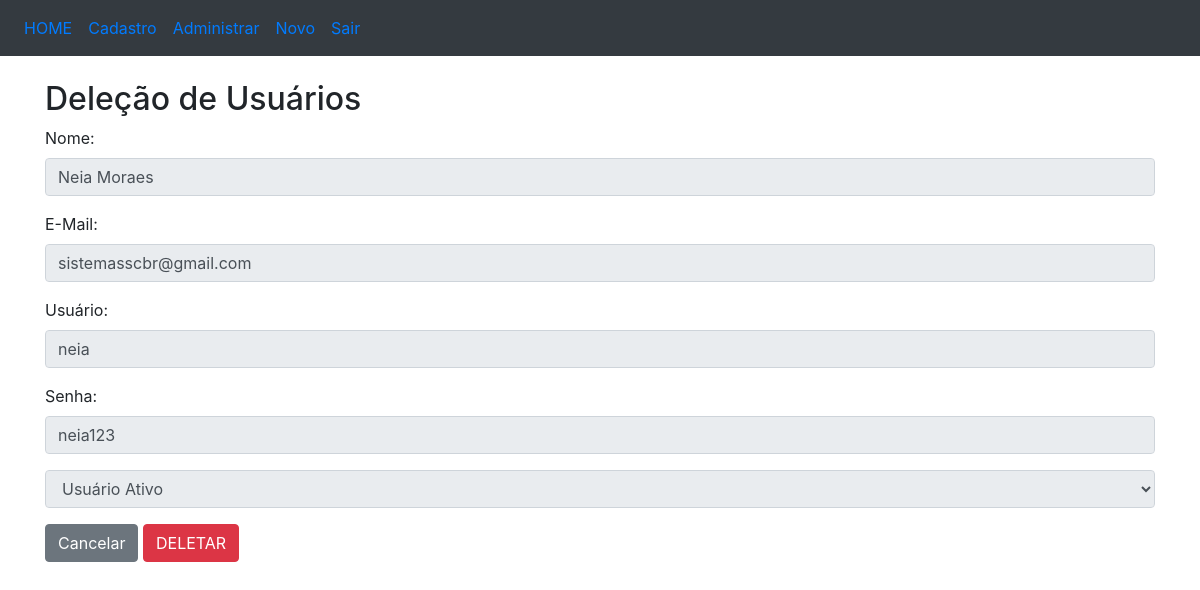
/usuarios/delecao/6/, run on the app's committed database.
### usuarios/models.py (models this page shows, shortened)
class Usuario(models.Model):
	code = models.CharField(max_length=15)
	active = models.IntegerField()
	name = models.CharField(max_length=100)
	email = models.CharField(max_length=100)
	user = models.CharField(max_length=50)
	password = models.CharField(max_length=10)

### usuarios/views.py (the view)
# urls.py: path('delecao/<int:id>/', delecao),
def delecao(request, id):
	titulo = 'Deleção de Usuários'
	usuario = Usuario.objects.get(id=id)
	return render(request, 'delecaoUsuarios.html', {'titulo': titulo, 'usuarios': usuario, 'ok': ok})

### usuarios/templates/delecaoUsuarios.html (shortened to what this page needs)
<!DOCTYPE html>
<html>
<head>
	<link rel="stylesheet" href="https://maxcdn.bootstrapcdn.com/bootstrap/4.3.1/css/bootstrap.min.css">
</head>
<body>
	<nav class="navbar navbar-expand-sm bg-dark">
		<ul class="navbar-nav">
			<li class="nav-item">
				<a class="nav-link" href="/home">HOME</a>
			</li>
			<li class="nav-item">
				<a class="nav-link" href="/usuarios">Cadastro</a>
			</li>
			<li class="nav-item">
				<a class="nav-link" href="/admin">Administrar</a>
			</li>
			<li class="nav-item">
				<a class="nav-link" href="/usuarios/novo">Novo</a>
			</li>
			<li class="nav-item">
				<a class="nav-link" href="/usuarios/login">Sair</a>
			</li>
		</ul>
	</nav>
	<br>
	<div class="container">
		<h2>{{titulo}}</h2>
		<form action="/usuarios/salvarDelecao/" method="POST" name="frmUsuariosDelecao">{% csrf_token %}
			<div class="form-group">
				<label for="name">Nome:</label>
				<input type="text" class="form-control"
				name="name" id="name" value="{{usuarios.name}}" disabled="true">
			</div>
			<div class="form-group">
				<label for="email">E-Mail:</label>
				<input type="email" class="form-control"
				name="email" id="email" value="{{usuarios.email}}" disabled="true">
			</div>
			<div class="form-group">
				<label for="user">Usuário:</label>
				<input type="text" class="form-control"
				name="user" id="user" value="{{usuarios.user}}" disabled="true">
			</div>
			<div class="form-group">
				<label for="password">Senha:</label>
				<input type="text" class="form-control"
				name="password" id="password" value="{{usuarios.password}}" disabled="true">
			</div>
			<div class="form-group">
				<select class="form-control" name="active" id="active" disabled="true">
					<option value="1">Usuário Ativo</option>
				</select>
			</div>
			<a href="/usuarios" class="btn btn-secondary" role="button">
				Cancelar
			</a>
			<button type="submit" class="btn btn-danger">DELETAR</button>
		</form>
	</div>
</body>
</html>

### data on the page
Usuario: name "Neia Moraes", email "sistemasscbr@gmail.com", user "neia", password "neia123"

### other printed values
{{ titulo }} "Deleção de Usuários"
